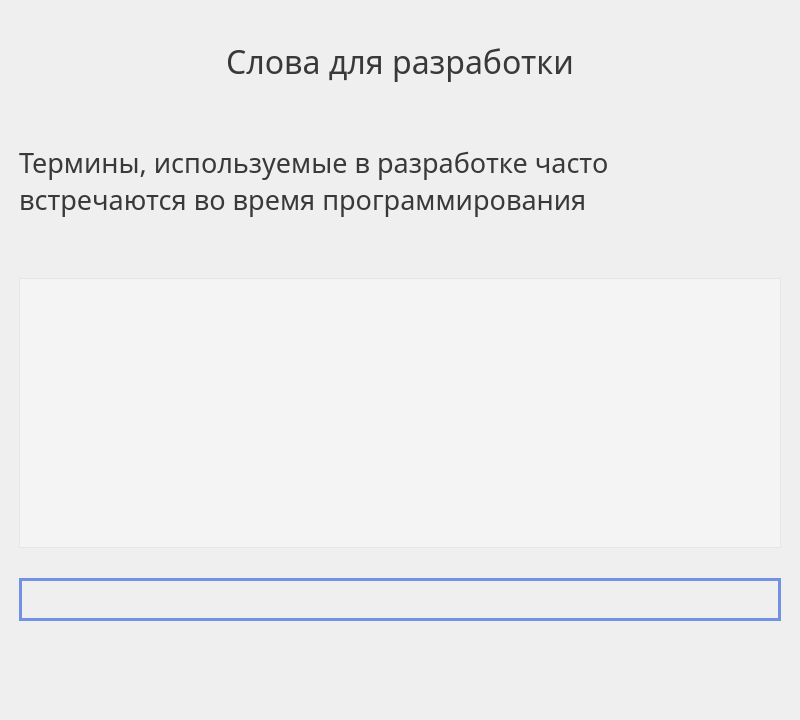
<?xml version="1.0" encoding="UTF-8"?>
<ui version="4.0">
 <class>TechEng</class>
 <widget class="QWidget" name="TechEng">
  <property name="geometry">
   <rect>
    <x>0</x>
    <y>0</y>
    <width>800</width>
    <height>720</height>
   </rect>
  </property>
  <property name="minimumSize">
   <size>
    <width>800</width>
    <height>720</height>
   </size>
  </property>
  <property name="windowTitle">
   <string>TechEng</string>
  </property>
  <property name="styleSheet">
   <string notr="true"/>
  </property>
  <layout class="QVBoxLayout" name="verticalLayout_3">
   <property name="leftMargin">
    <number>0</number>
   </property>
   <property name="topMargin">
    <number>0</number>
   </property>
   <property name="rightMargin">
    <number>0</number>
   </property>
   <property name="bottomMargin">
    <number>0</number>
   </property>
   <item>
    <widget class="QWidget" name="widget" native="true">
     <layout class="QVBoxLayout" name="verticalLayout_4">
      <item>
       <layout class="QVBoxLayout" name="verticalLayout">
        <property name="spacing">
         <number>60</number>
        </property>
        <property name="leftMargin">
         <number>10</number>
        </property>
        <property name="topMargin">
         <number>30</number>
        </property>
        <property name="rightMargin">
         <number>10</number>
        </property>
        <property name="bottomMargin">
         <number>10</number>
        </property>
        <item>
         <widget class="QLabel" name="label">
          <property name="font">
           <font>
            <family>Trebuchet MS</family>
            <pointsize>24</pointsize>
           </font>
          </property>
          <property name="styleSheet">
           <string notr="true">color: rgb(57, 57, 57)</string>
          </property>
          <property name="text">
           <string>Слова для разработки</string>
          </property>
          <property name="alignment">
           <set>Qt::AlignCenter</set>
          </property>
         </widget>
        </item>
        <item>
         <layout class="QHBoxLayout" name="horizontalLayout">
          <item>
           <widget class="QLabel" name="label_2">
            <property name="font">
             <font>
              <family>Trebuchet MS</family>
              <pointsize>20</pointsize>
              <weight>50</weight>
              <bold>false</bold>
             </font>
            </property>
            <property name="styleSheet">
             <string notr="true">color: rgb(57, 57, 57)</string>
            </property>
            <property name="text">
             <string>Термины, используемые в разработке часто встречаются во время программирования</string>
            </property>
            <property name="wordWrap">
             <bool>true</bool>
            </property>
           </widget>
          </item>
         </layout>
        </item>
        <item>
         <layout class="QVBoxLayout" name="verticalLayout_2">
          <property name="spacing">
           <number>30</number>
          </property>
          <property name="bottomMargin">
           <number>40</number>
          </property>
          <item>
           <widget class="QListWidget" name="wordList">
            <property name="font">
             <font>
              <family>Trebuchet MS</family>
              <pointsize>20</pointsize>
             </font>
            </property>
            <property name="styleSheet">
             <string notr="true">background:rgba(255, 255, 255, 0.3);
color: rgb(57, 57, 57)</string>
            </property>
           </widget>
          </item>
          <item>
           <widget class="QLabel" name="answer">
            <property name="font">
             <font>
              <family>Trebuchet MS</family>
              <pointsize>20</pointsize>
             </font>
            </property>
            <property name="styleSheet">
             <string notr="true">border-width:3px;
border-color: rgb(114, 144, 228);
color: rgb(57, 57, 57);
border-style: solid</string>
            </property>
            <property name="text">
             <string/>
            </property>
            <property name="wordWrap">
             <bool>true</bool>
            </property>
           </widget>
          </item>
          <item>
           <spacer name="verticalSpacer">
            <property name="orientation">
             <enum>Qt::Vertical</enum>
            </property>
            <property name="sizeType">
             <enum>QSizePolicy::Fixed</enum>
            </property>
            <property name="sizeHint" stdset="0">
             <size>
              <width>20</width>
              <height>40</height>
             </size>
            </property>
           </spacer>
          </item>
         </layout>
        </item>
       </layout>
      </item>
     </layout>
    </widget>
   </item>
  </layout>
 </widget>
 <resources/>
 <connections/>
</ui>
